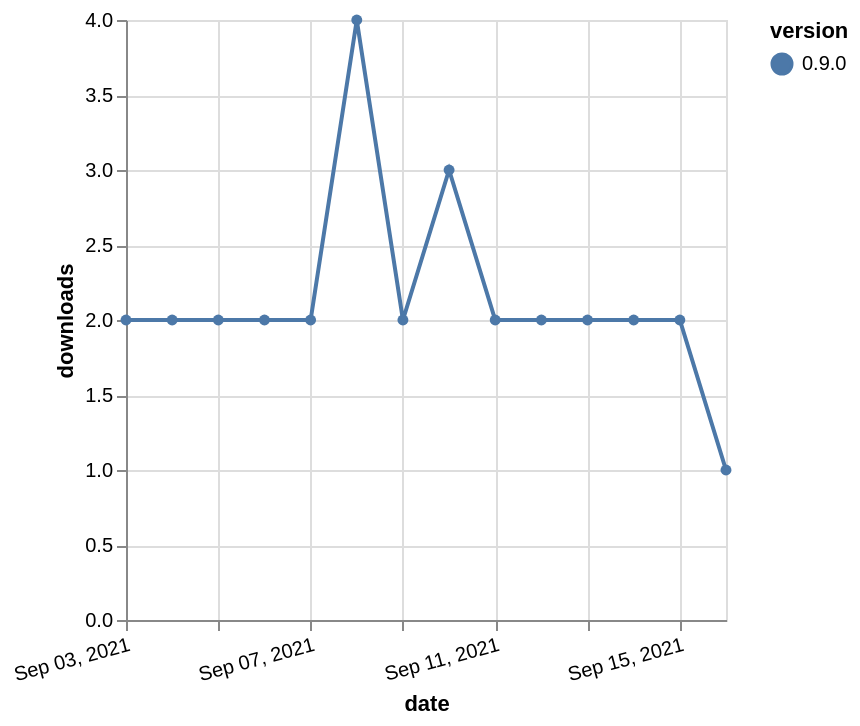

Here is the Vega-Lite specification saved for this chart:
### Vega-Lite specification from a JSON file in a GitHub repository (floating-point values rounded to 4 significant figures)
{"$schema": "https://vega.github.io/schema/vega-lite/v5.json", "description": "A simple bar chart with embedded data.", "data": {"values": [{"date": "2021-09-03", "total": 2894, "delta": 2, "version": "0.9.0"}, {"date": "2021-09-04", "total": 2896, "delta": 2, "version": "0.9.0"}, {"date": "2021-09-05", "total": 2898, "delta": 2, "version": "0.9.0"}, {"date": "2021-09-06", "total": 2900, "delta": 2, "version": "0.9.0"}, {"date": "2021-09-07", "total": 2902, "delta": 2, "version": "0.9.0"}, {"date": "2021-09-08", "total": 2906, "delta": 4, "version": "0.9.0"}, {"date": "2021-09-09", "total": 2908, "delta": 2, "version": "0.9.0"}, {"date": "2021-09-10", "total": 2911, "delta": 3, "version": "0.9.0"}, {"date": "2021-09-11", "total": 2913, "delta": 2, "version": "0.9.0"}, {"date": "2021-09-12", "total": 2915, "delta": 2, "version": "0.9.0"}, {"date": "2021-09-13", "total": 2917, "delta": 2, "version": "0.9.0"}, {"date": "2021-09-14", "total": 2919, "delta": 2, "version": "0.9.0"}, {"date": "2021-09-15", "total": 2921, "delta": 2, "version": "0.9.0"}, {"date": "2021-09-16", "total": 2922, "delta": 1, "version": "0.9.0"}]}, "width": "container", "mark": {"type": "line", "point": {"filled": true}}, "encoding": {"x": {"field": "date", "type": "temporal", "timeUnit": "yearmonthdate", "title": "date", "axis": {"labelAngle": -15}}, "y": {"field": "delta", "type": "quantitative", "title": "downloads"}, "color": {"field": "version", "type": "nominal"}, "tooltip": {"field": "delta"}}}
